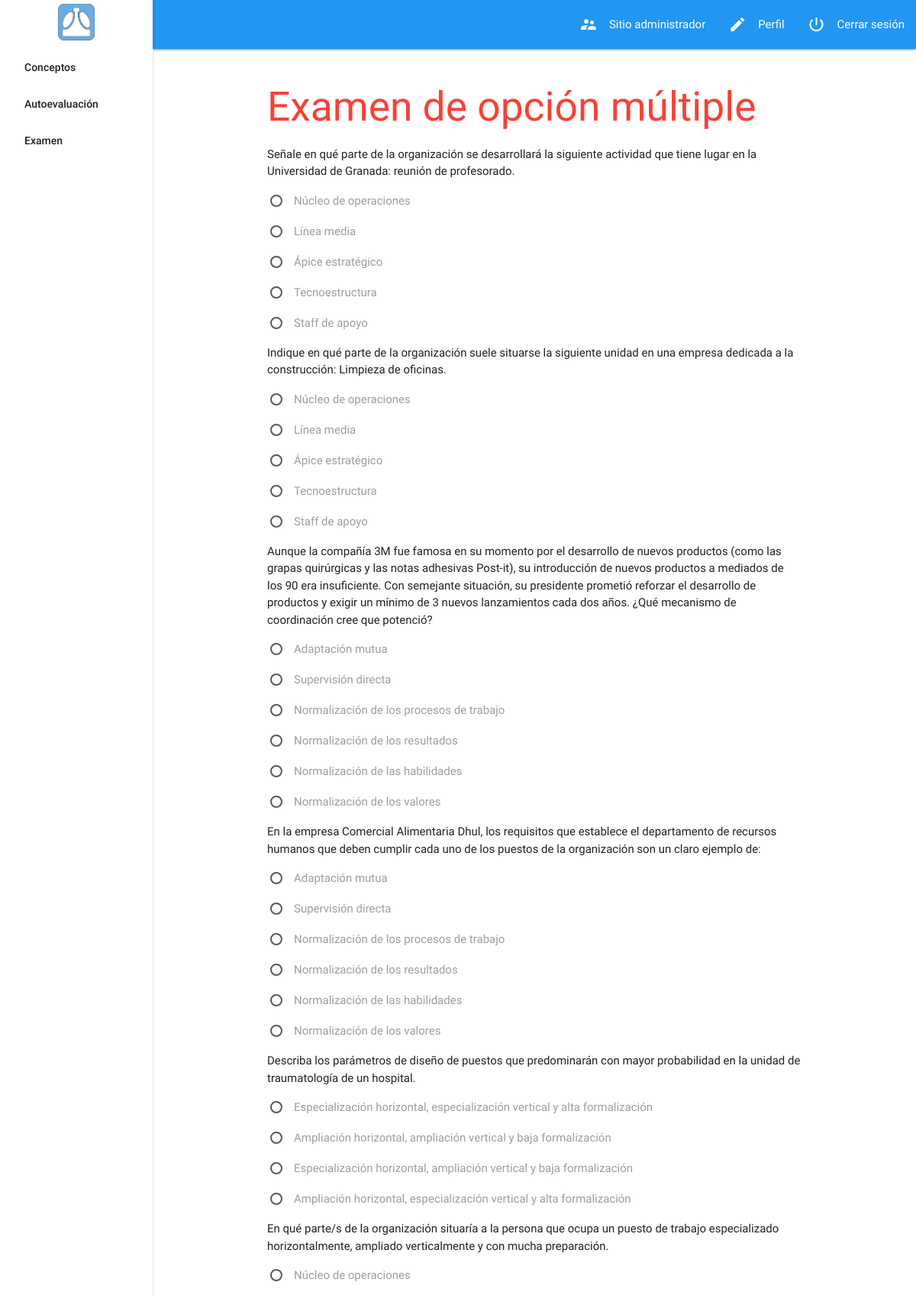
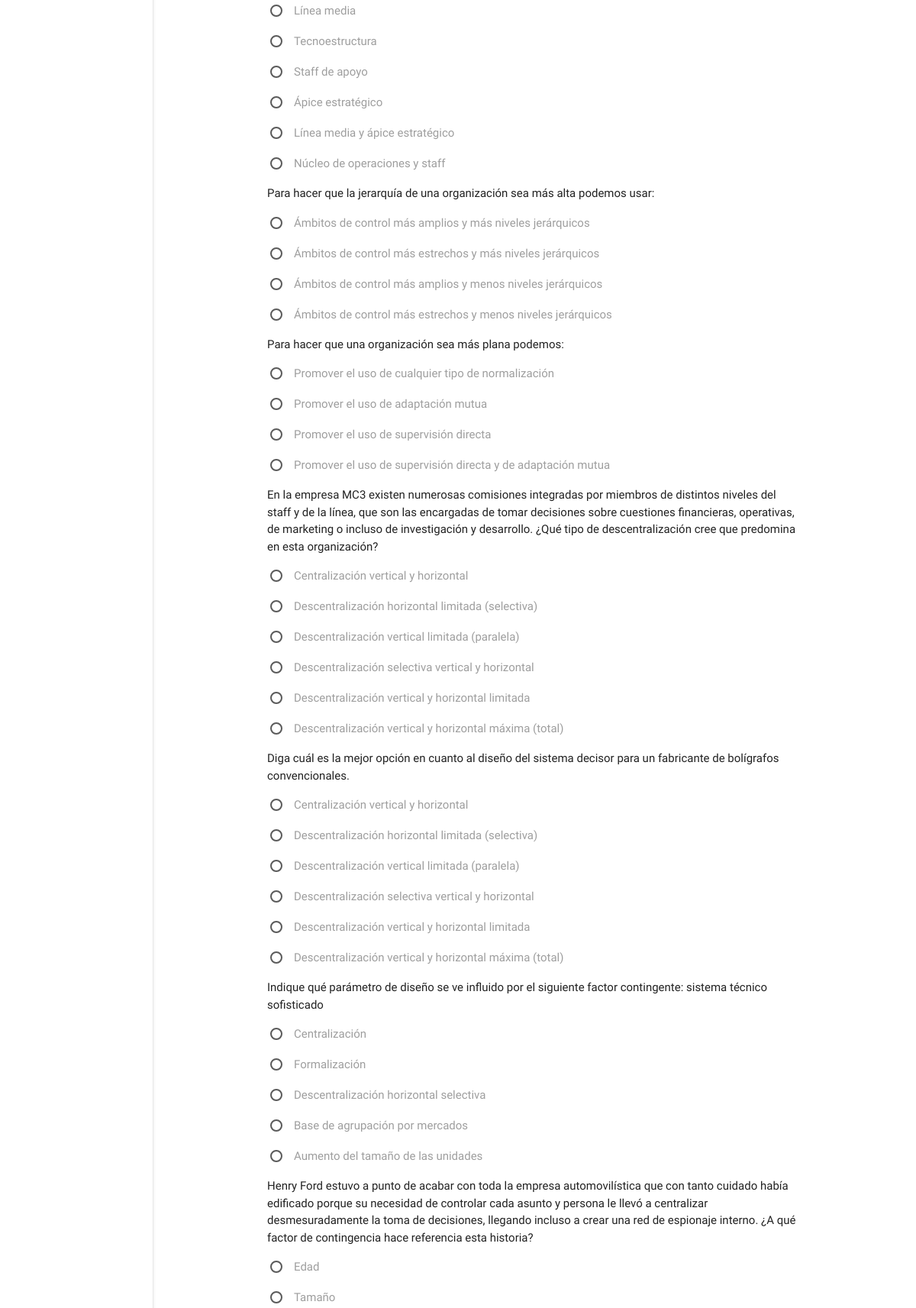
The app's page /question/opm/exam (signed in, upper part) with its own data (2 pictures, top to bottom).
### datareader/models.py (models this page shows, shortened)
class Question(models.Model):
    name = models.CharField(max_length=300)
    answer = models.CharField(max_length=300)
    options = models.CharField(max_length=300)
    reason = models.CharField(max_length=300)
    topic = models.ForeignKey(Topic, null=False, on_delete=models.CASCADE)
    type_choices = (("vf","verdadero falso"),("opm","opcion multiple"))
    type = models.CharField(
        max_length=2,
        choices=type_choices,
        default="vf"
    )
    def get_option_list(self):
        return [option.strip() for option in self.options.split(";")]

### question/views.py (the view)
# urls.py: url(r'opm/exam', views.exam_opm, name='exam_opm'),
@login_required()
def exam_opm(request):
    exam = {}
    if request.method == 'POST':
        context = validate_exam_form(request)
        return render(request, 'question/exam_opm.html', context)
    else:
        exam = generate_exam('opm')
        for item in exam:
            print(item["questions"])
        return render(request, 'question/exam_opm.html', {"exam":exam})

### question/templatetags/question_extras.py (called while the page is built)
@register.filter
def template_option_list(q):
    print(q.get_option_list())
    return q.get_option_list()

### question/views.py (called while the page is built)
def generate_exam(exam_type = 'vf'):
    question_list = Question.objects.filter(type=exam_type)
    topic_list = Topic.objects.all()
    topic_obj = {}
    exam = []
    for topic in topic_list:
        questions_topic = question_list.filter(topic = topic)
        if(len(list(questions_topic)) > 0 and topic.name!="Introducción"):
            topic_obj[topic.name] = questions_topic.order_by('?')[:2]
            exam.append({
                "topic": topic.name,
                "questions": list(questions_topic.order_by('?')[:2]),
            })
    return exam

### templates/question/exam_opm.html (shortened to what this page needs)
    {% extends 'index.html' %}
    {% load question_extras  %}
    {% block content %}
    {% if exam %}
    <h2 class="red-text">Examen de opción múltiple</h2>
    <form action="{% url 'exam_opm' %}" method="post" class="iorg-form">{% csrf_token %}
    {% for items in exam %}
        {% with forloop.counter as i %}
         {% for question in items.questions %}
            <p>{{ question.name }}</p>
             {% for option in question|template_option_list %}
                 {% with forloop.counter as j %}
                <p>
                    <label for="option-{{ question.id }}-{{ j }}" >{{ option }}</label>
                 </p>
                 {% endwith %}
             {% endfor %}
        {% endfor %}
        {% endwith %}
    {% endfor %}
    </form>
    {% endif %}
    {% endblock content %}

### static/css/style.css (style rules this page uses)
*, *:after, *:before { box-sizing: border-box; }

### records on screen
Question: name "Señale en qué parte de la organización se desarrollará la siguiente actividad que tiene lugar en la Universidad de Granada: reunión de profesorado.", question "Núcleo de operaciones" "Línea media" "Ápice estratégico" "Tecnoestructura" "Staff de apoyo"
Question: name "Indique en qué parte de la organización suele situarse la siguiente unidad en una empresa dedicada a la construcción: Limpieza de oficinas.", question "Núcleo de operaciones" "Línea media" "Ápice estratégico" "Tecnoestructura" "Staff de apoyo"
Question: name "Aunque la compañía 3M fue famosa en su momento por el desarrollo de nuevos productos (como las grapas quirúrgicas y las notas adhesivas Post-it), su introducción de nuevos productos a mediados de los 90 era insuficiente. Con semejante situación, su presidente prometió reforzar el desarrollo de productos y exigir un mínimo de 3 nuevos lanzamientos cada dos años. ¿Qué mecanismo de coordinación cree que potenció?", question "Adaptación mutua" "Supervisión directa" "Normalización de los procesos de trabajo" "Normalización de los resultados" "Normalización de las habilidades" "Normalización de los valores"
Question: name "En la empresa Comercial Alimentaria Dhul, los requisitos que establece el departamento de recursos humanos que deben cumplir cada uno de los puestos de la organización son un claro ejemplo de:", question "Adaptación mutua" "Supervisión directa" "Normalización de los procesos de trabajo" "Normalización de los resultados" "Normalización de las habilidades" "Normalización de los valores"
Question: name "Describa los parámetros de diseño de puestos que predominarán con mayor probabilidad en la unidad de traumatología de un hospital.", question "Especialización horizontal, especialización vertical y alta formalización" "Ampliación horizontal, ampliación vertical y baja formalización" "Especialización horizontal, ampliación vertical y baja formalización" "Ampliación horizontal, especialización vertical y alta formalización"
Question: name "En qué parte/s de la organización situaría a la persona que ocupa un puesto de trabajo especializado horizontalmente, ampliado verticalmente y con mucha preparación.", question "Núcleo de operaciones" "Línea media" "Tecnoestructura" "Staff de apoyo" "Ápice estratégico" "Línea media y ápice estratégico" "Núcleo de operaciones y staff"
Question: name "Para hacer que la jerarquía de una organización sea más alta podemos usar:", question "Ámbitos de control más amplios y más niveles jerárquicos" "Ámbitos de control más estrechos y más niveles jerárquicos" "Ámbitos de control más amplios y menos niveles jerárquicos" "Ámbitos de control más estrechos y menos niveles jerárquicos"
Question: name "Para hacer que una organización sea más plana podemos:", question "Promover el uso de cualquier tipo de normalización" "Promover el uso de adaptación mutua" "Promover el uso de supervisión directa" "Promover el uso de supervisión directa y de adaptación mutua"
Question: name "En la empresa MC3 existen numerosas comisiones integradas por miembros de distintos niveles del staff y de la línea, que son las encargadas de tomar decisiones sobre cuestiones financieras, operativas, de marketing o incluso de investigación y desarrollo. ¿Qué tipo de descentralización cree que predomina en esta organización?", question "Centralización vertical y horizontal" "Descentralización horizontal limitada (selectiva)" "Descentralización vertical limitada (paralela)" "Descentralización selectiva vertical y horizontal" "Descentralización vertical y horizontal limitada" "Descentralización vertical y horizontal máxima (total)"
Question: name "Diga cuál es la mejor opción en cuanto al diseño del sistema decisor para un fabricante de bolígrafos convencionales.", question "Centralización vertical y horizontal" "Descentralización horizontal limitada (selectiva)" "Descentralización vertical limitada (paralela)" "Descentralización selectiva vertical y horizontal" "Descentralización vertical y horizontal limitada" "Descentralización vertical y horizontal máxima (total)"
Question: name "Indique qué parámetro de diseño se ve influido por el siguiente factor contingente: sistema técnico sofisticado", question "Centralización" "Formalización" "Descentralización horizontal selectiva" "Base de agrupación por mercados" "Aumento del tamaño de las unidades"
Question: name "Henry Ford estuvo a punto de acabar con toda la empresa automovilística que con tanto cuidado había edificado porque su necesidad de controlar cada asunto y persona le llevó a centralizar desmesuradamente la toma de decisiones, llegando incluso a crear una red de espionaje interno. ¿A qué factor de contingencia hace referencia esta historia?", question "Edad" "Tamaño"
